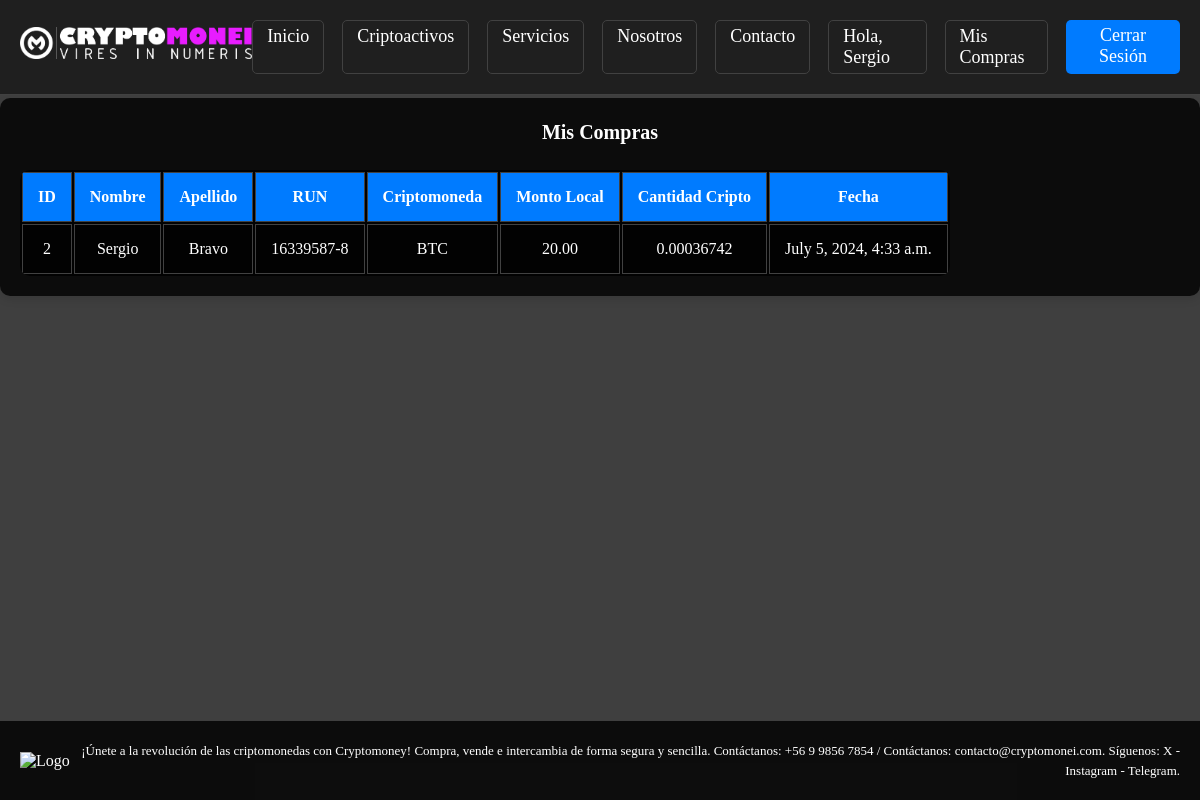
Page /cripto/mis_compras/ (signed in) on the committed database.
### cripto/models.py (models this page shows, shortened)
class Compra(models.Model):
    user = models.ForeignKey(User, on_delete=models.CASCADE, default=1)  # Aquí asumimos que el ID del usuario administrador es 1
    first_name = models.CharField(max_length=100)
    last_name = models.CharField(max_length=100)
    run = models.CharField(max_length=12)
    cryptocurrency = models.CharField(max_length=10)
    local_currency_amount = models.DecimalField(max_digits=10, decimal_places=2)
    crypto_amount = models.DecimalField(max_digits=10, decimal_places=8)
    created_at = models.DateTimeField(auto_now_add=True)

### cripto/views.py (the view)
# urls.py: path('mis_compras/', views.mis_compras, name='mis_compras'),
@login_required
def mis_compras(request):
    compras = Compra.objects.filter(user=request.user)
    return render(request, 'cripto/mis_compras.html', {'compras': compras})

### cripto/templates/cripto/mis_compras.html (shortened to what this page needs)
{% extends 'cripto/base.html' %}
{% load static %}
{% block content %}
<link rel="stylesheet" href="{% static 'cripto/css/style_mis_compras.css' %}">
<div class="container mt-5">
    <h2 class="text-center">Mis Compras</h2>
    {% if compras %}
        <div class="table-responsive">
            <table class="table table-dark table-striped">
                <thead>
                    <tr>
                        <th>ID</th>
                        <th>Nombre</th>
                        <th>Apellido</th>
                        <th>RUN</th>
                        <th>Criptomoneda</th>
                        <th>Monto Local</th>
                        <th>Cantidad Cripto</th>
                        <th>Fecha</th>
                    </tr>
                </thead>
                <tbody>
                    {% for compra in compras %}
                    <tr>
                        <td>{{ compra.id }}</td>
                        <td>{{ compra.first_name }}</td>
                        <td>{{ compra.last_name }}</td>
                        <td>{{ compra.run }}</td>
                        <td>{{ compra.cryptocurrency }}</td>
                        <td>{{ compra.local_currency_amount }}</td>
                        <td>{{ compra.crypto_amount }}</td>
                        <td>{{ compra.created_at }}</td>
                    </tr>
                    {% endfor %}
                </tbody>
            </table>
        </div>
    {% else %}
        <p class="text-center">No has realizado ninguna compra.</p>
    {% endif %}
</div>
{% endblock %}

### cripto/templates/cripto/base.html (shortened to what this page needs)
{% load static %}
<!DOCTYPE html>
<html lang="es">
<head>
    <link rel="stylesheet" href="{% static 'cripto/css/style.css' %}">
    <link rel="stylesheet" href="{% static 'cripto/css/style_carrusel.css' %}">
    <link rel="stylesheet" href="https://cdnjs.cloudflare.com/ajax/libs/OwlCarousel2/2.3.4/assets/owl.carousel.min.css">
</head>
<body>
    <div class="page-container">
        <nav class="navbar">
            <div class="logo"><img src="{% static 'cripto/images/LogoBlanco_completo.png' %}" alt=""></div>
            <ul class="nav-links">
                <div class="menu">
                    <li><a href="{% url 'index' %}">Inicio</a></li>
                    <li><a href="{% url 'criptoactivos' %}">Criptoactivos</a></li>
                    <li class="services">
                        <a href="#">Servicios</a>
                    </li>
                    <li><a href="{% url 'nosotros' %}">Nosotros</a></li>
                    <li><a href="{% url 'contacto' %}">Contacto</a></li>
                    {% if user.is_authenticated %}
                        <li>Hola, {{ user.username }}</li>
                        <li><a href="{% url 'mis_compras' %}">Mis Compras</a></li>
                        <div class="register-button">
                            <a href="{% url 'exit' %}">Cerrar Sesión</a>
                        </div>
                    {% else %}
                        <div class="register-button">
                            <a href="{% url 'login' %}">Iniciar Sesión</a>
                        </div>
                    {% endif %}
                </div>
            </ul>
        </nav>
        <div class="content-wrap">
            {% block content %}
            {% endblock content %}
        </div>
        <footer class="footer">
            <div class="footer-left">
                <img src="{% static 'cripto/images/LogoBlanco.png' %}" alt="Logo">
            </div>
            <div class="footer-right">
                <p>¡Únete a la revolución de las criptomonedas con Cryptomoney! Compra, vende e intercambia de forma segura y sencilla. Contáctanos: +56 9 9856 7854 / Contáctanos: <a href="mailto:contacto@cryptomonei.com">contacto@cryptomonei.com</a>. Síguenos: <a href="https://x.com/home">X</a> - <a href="https://www.instagram.com/tu_usuario">Instagram</a> - <a href="https://t.me/tu_canal">Telegram</a>.</p>
            </div>
        </footer>
    </div>
</body>
</html>

### cripto/static/cripto/css/style.css (style rules this page uses)
* { margin: 0; padding: 0; box-sizing: border-box; }
body { font-family: cursive; background-image: url('/static/cripto/images/Fondo.jpg'); background-size: cover; background-repeat: no-repeat; background-color: rgba(0, 0, 0, 0.5); background-attachment: fixed; padding-top: 50px; }
body::before { content: ""; position: fixed; top: 0; left: 0; width: 100%; height: 100%; background-color: rgba(0, 0, 0, 0.5); z-index: -1; }
.container { max-width: auto; margin: 90px auto 0; margin-top: 90px; padding: 50px; background-color: rgba(0, 0, 0, 0.8); }
p { color: #fff; font-size: 15px; line-height: 1.5; margin-left: 0; }
a { text-decoration: none; }
li { list-style: none; }
.navbar { display: flex; align-items: center; justify-content: space-between; padding: 20px; background-color: rgba(0, 0, 0,0.5); color: #fff; position: fixed; top: 0; width: 100%; z-index: 1000; border-bottom: 1px solid #414141; }
.nav-links a { color: #fff; }
.register-button { background-color: #007BFF; padding: 5px 20px; border-radius: 5px; text-align: center; }
.register-button a { color: #fff; text-decoration: none; }
.logo { font-size: 32px; }
.logo img { width: 250px; height: auto; }
.menu { display: flex; gap: 1em; font-size: 18px; }
.menu li { padding: 5px 14px; border: 1px solid #414141; border-radius: 5px; transition: border 0.3s ease; }
.services { position: relative; }
html, body { height: 100%; margin: 0; display: flex; flex-direction: column; }
.page-container { flex: 1; display: flex; flex-direction: column; }
.content-wrap { flex: 1; }
.footer { display: flex; align-items: center; justify-content: space-between; background-color: rgba(0, 0, 0, 0.8); color: white; padding: 20px; }
.footer-left { display: flex; align-items: center; }
.footer-left img { width: 50px; height: auto; margin-right: 10px; }
.footer-right p { margin: 0; text-align: right; font-size: 13px; }
.table-dark { background-color: rgba(0, 0, 0, 0.8); color: white; }
.table-dark th, .table-dark td { border: 1px solid #414141; }
.table-dark thead th { background-color: #007BFF; color: white; font-weight: bold; }
.container { max-width: 1200px; margin: 100px auto 0; padding: 20px; background-color: rgba(0, 0, 0, 0.8); color: white; border-radius: 10px; box-shadow: 0 4px 8px rgba(0, 0, 0, 0.1); }
.text-center { text-align: center; }
.mt-5 { margin-top: 3rem; }

### cripto/static/cripto/css/style_carrusel.css (style rules this page uses)
img { max-width: 100%; border: 0px; }
ul, ol { list-style: none; }
a { text-decoration: none; color: inherit; outline: none; transition: all 0.4s ease-in-out; -webkit-transition: all 0.4s ease-in-out; }
h2 { margin-bottom: 8px; padding-bottom: 16px; font-size: 20px; line-height: 28px; font-weight: 700; position: relative; text-transform: capitalize; }

### cripto/static/cripto/css/style_mis_compras.css (style rules this page uses)
.table-dark { background-color: rgba(0, 0, 0, 0.8); color: white; border-radius: 10px; overflow: hidden; }
.table-dark th, .table-dark td { border: 1px solid #414141; }
.table-dark thead th { background-color: #007BFF; color: white; font-weight: bold; text-align: center; }
.table-dark td, .table-dark th { padding: 15px; text-align: center; }
.container { max-width: 1200px; margin: auto; padding: 20px; background-color: rgba(0, 0, 0, 0.8); color: white; border-radius: 10px; box-shadow: 0 4px 8px rgba(0, 0, 0, 0.1); }
.text-center { text-align: center; }
.mt-5 { margin-top: 3rem; }

### rows in the picture
Compra: id "2", first_name "Sergio", last_name "Bravo", run "16339587-8", cryptocurrency "BTC", local_currency_amount "20.00", crypto_amount "0.00036742", created_at "July 5, 2024, 4:33 a.m."

### other values in the picture
{{ user.username }} "Sergio"
